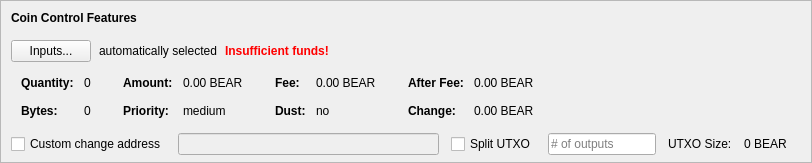
    <widget class="QFrame" name="frameCoinControl">
     <property name="sizePolicy">
      <sizepolicy hsizetype="Expanding" vsizetype="Expanding">
       <horstretch>0</horstretch>
       <verstretch>0</verstretch>
      </sizepolicy>
     </property>
     <property name="maximumSize">
      <size>
       <width>16777215</width>
       <height>16777215</height>
      </size>
     </property>
     <property name="frameShape">
      <enum>QFrame::StyledPanel</enum>
     </property>
     <property name="frameShadow">
      <enum>QFrame::Sunken</enum>
     </property>
     <layout class="QVBoxLayout" name="verticalLayoutCoinControl2">
      <property name="spacing">
       <number>0</number>
      </property>
      <property name="leftMargin">
       <number>0</number>
      </property>
      <property name="topMargin">
       <number>0</number>
      </property>
      <property name="rightMargin">
       <number>0</number>
      </property>
      <property name="bottomMargin">
       <number>6</number>
      </property>
      <item>
       <layout class="QVBoxLayout" name="verticalLayoutCoinControl" stretch="0,0,0,0,1">
        <property name="spacing">
         <number>0</number>
        </property>
        <property name="leftMargin">
         <number>10</number>
        </property>
        <property name="topMargin">
         <number>10</number>
        </property>
        <item>
         <layout class="QHBoxLayout" name="horizontalLayoutCoinControl1">
          <property name="bottomMargin">
           <number>15</number>
          </property>
          <item>
           <widget class="QLabel" name="labelCoinControlFeatures">
            <property name="sizePolicy">
             <sizepolicy hsizetype="Preferred" vsizetype="Maximum">
              <horstretch>0</horstretch>
              <verstretch>0</verstretch>
             </sizepolicy>
            </property>
            <property name="font">
             <font>
              <weight>75</weight>
              <bold>true</bold>
             </font>
            </property>
            <property name="styleSheet">
             <string notr="true">font-weight:bold;</string>
            </property>
            <property name="text">
             <string>Coin Control Features</string>
            </property>
           </widget>
          </item>
         </layout>
        </item>
        <item>
         <layout class="QHBoxLayout" name="horizontalLayoutCoinControl2" stretch="0,0,0,0">
          <property name="spacing">
           <number>8</number>
          </property>
          <property name="bottomMargin">
           <number>10</number>
          </property>
          <item>
           <widget class="QPushButton" name="pushButtonCoinControl">
            <property name="styleSheet">
             <string notr="true"/>
            </property>
            <property name="text">
             <string>Inputs...</string>
            </property>
            <property name="autoDefault">
             <bool>false</bool>
            </property>
           </widget>
          </item>
          <item>
           <widget class="QLabel" name="labelCoinControlAutomaticallySelected">
            <property name="text">
             <string>automatically selected</string>
            </property>
            <property name="margin">
             <number>5</number>
            </property>
           </widget>
          </item>
          <item>
           <widget class="QLabel" name="labelCoinControlInsuffFunds">
            <property name="font">
             <font>
              <weight>75</weight>
              <bold>true</bold>
             </font>
            </property>
            <property name="styleSheet">
             <string notr="true">color:red;font-weight:bold;</string>
            </property>
            <property name="text">
             <string>Insufficient funds!</string>
            </property>
            <property name="margin">
             <number>5</number>
            </property>
           </widget>
          </item>
          <item>
           <spacer name="horizontalSpacerCoinControl">
            <property name="orientation">
             <enum>Qt::Horizontal</enum>
            </property>
            <property name="sizeHint" stdset="0">
             <size>
              <width>40</width>
              <height>1</height>
             </size>
            </property>
           </spacer>
          </item>
         </layout>
        </item>
        <item>
         <widget class="QWidget" name="widgetCoinControl" native="true">
          <property name="sizePolicy">
           <sizepolicy hsizetype="Preferred" vsizetype="Preferred">
            <horstretch>0</horstretch>
            <verstretch>0</verstretch>
           </sizepolicy>
          </property>
          <property name="minimumSize">
           <size>
            <width>0</width>
            <height>0</height>
           </size>
          </property>
          <property name="styleSheet">
           <string notr="true"/>
          </property>
          <layout class="QHBoxLayout" name="horizontalLayoutCoinControl5">
           <property name="leftMargin">
            <number>0</number>
           </property>
           <property name="topMargin">
            <number>0</number>
           </property>
           <property name="rightMargin">
            <number>0</number>
           </property>
           <property name="bottomMargin">
            <number>0</number>
           </property>
           <item>
            <layout class="QHBoxLayout" name="horizontalLayoutCoinControl3" stretch="0,0,0,1">
             <property name="spacing">
              <number>20</number>
             </property>
             <property name="topMargin">
              <number>0</number>
             </property>
             <property name="bottomMargin">
              <number>10</number>
             </property>
             <item>
              <layout class="QFormLayout" name="formLayoutCoinControl1">
               <property name="horizontalSpacing">
                <number>10</number>
               </property>
               <property name="verticalSpacing">
                <number>14</number>
               </property>
               <property name="leftMargin">
                <number>10</number>
               </property>
               <property name="topMargin">
                <number>4</number>
               </property>
               <property name="rightMargin">
                <number>6</number>
               </property>
               <item row="0" column="0">
                <widget class="QLabel" name="labelCoinControlQuantityText">
                 <property name="font">
                  <font>
                   <weight>75</weight>
                   <bold>true</bold>
                  </font>
                 </property>
                 <property name="text">
                  <string>Quantity:</string>
                 </property>
                 <property name="margin">
                  <number>0</number>
                 </property>
                </widget>
               </item>
               <item row="0" column="1">
                <widget class="QLabel" name="labelCoinControlQuantity">
                 <property name="cursor">
                  <cursorShape>IBeamCursor</cursorShape>
                 </property>
                 <property name="contextMenuPolicy">
                  <enum>Qt::ActionsContextMenu</enum>
                 </property>
                 <property name="text">
                  <string notr="true">0</string>
                 </property>
                 <property name="margin">
                  <number>0</number>
                 </property>
                 <property name="textInteractionFlags">
                  <set>Qt::LinksAccessibleByMouse|Qt::TextSelectableByKeyboard|Qt::TextSelectableByMouse</set>
                 </property>
                </widget>
               </item>
               <item row="1" column="0">
                <widget class="QLabel" name="labelCoinControlBytesText">
                 <property name="font">
                  <font>
                   <weight>75</weight>
                   <bold>true</bold>
                  </font>
                 </property>
                 <property name="text">
                  <string>Bytes:</string>
                 </property>
                </widget>
               </item>
               <item row="1" column="1">
                <widget class="QLabel" name="labelCoinControlBytes">
                 <property name="cursor">
                  <cursorShape>IBeamCursor</cursorShape>
                 </property>
                 <property name="contextMenuPolicy">
                  <enum>Qt::ActionsContextMenu</enum>
                 </property>
                 <property name="text">
                  <string notr="true">0</string>
                 </property>
                 <property name="textInteractionFlags">
                  <set>Qt::LinksAccessibleByMouse|Qt::TextSelectableByKeyboard|Qt::TextSelectableByMouse</set>
                 </property>
                </widget>
               </item>
              </layout>
             </item>
             <item>
              <layout class="QFormLayout" name="formLayoutCoinControl2">
               <property name="horizontalSpacing">
                <number>10</number>
               </property>
               <property name="verticalSpacing">
                <number>14</number>
               </property>
               <property name="leftMargin">
                <number>6</number>
               </property>
               <property name="topMargin">
                <number>4</number>
               </property>
               <property name="rightMargin">
                <number>6</number>
               </property>
               <item row="0" column="0">
                <widget class="QLabel" name="labelCoinControlAmountText">
                 <property name="font">
                  <font>
                   <weight>75</weight>
                   <bold>true</bold>
                  </font>
                 </property>
                 <property name="text">
                  <string>Amount:</string>
                 </property>
                 <property name="margin">
                  <number>0</number>
                 </property>
                </widget>
               </item>
               <item row="0" column="1">
                <widget class="QLabel" name="labelCoinControlAmount">
                 <property name="cursor">
                  <cursorShape>IBeamCursor</cursorShape>
                 </property>
                 <property name="contextMenuPolicy">
                  <enum>Qt::ActionsContextMenu</enum>
                 </property>
                 <property name="text">
                  <string notr="true">0.00 BEAR</string>
                 </property>
                 <property name="textInteractionFlags">
                  <set>Qt::LinksAccessibleByMouse|Qt::TextSelectableByKeyboard|Qt::TextSelectableByMouse</set>
                 </property>
                </widget>
               </item>
               <item row="1" column="0">
                <widget class="QLabel" name="labelCoinControlPriorityText">
                 <property name="font">
                  <font>
                   <weight>75</weight>
                   <bold>true</bold>
                  </font>
                 </property>
                 <property name="text">
                  <string>Priority:</string>
                 </property>
                </widget>
               </item>
               <item row="1" column="1">
                <widget class="QLabel" name="labelCoinControlPriority">
                 <property name="cursor">
                  <cursorShape>IBeamCursor</cursorShape>
                 </property>
                 <property name="contextMenuPolicy">
                  <enum>Qt::ActionsContextMenu</enum>
                 </property>
                 <property name="text">
                  <string>medium</string>
                 </property>
                 <property name="textInteractionFlags">
                  <set>Qt::LinksAccessibleByMouse|Qt::TextSelectableByKeyboard|Qt::TextSelectableByMouse</set>
                 </property>
                </widget>
               </item>
              </layout>
             </item>
             <item>
              <layout class="QFormLayout" name="formLayoutCoinControl3">
               <property name="horizontalSpacing">
                <number>10</number>
               </property>
               <property name="verticalSpacing">
                <number>14</number>
               </property>
               <property name="leftMargin">
                <number>6</number>
               </property>
               <property name="topMargin">
                <number>4</number>
               </property>
               <property name="rightMargin">
                <number>6</number>
               </property>
               <item row="0" column="0">
                <widget class="QLabel" name="labelCoinControlFeeText">
                 <property name="font">
                  <font>
                   <weight>75</weight>
                   <bold>true</bold>
                  </font>
                 </property>
                 <property name="text">
                  <string>Fee:</string>
                 </property>
                 <property name="margin">
                  <number>0</number>
                 </property>
                </widget>
               </item>
               <item row="0" column="1">
                <widget class="QLabel" name="labelCoinControlFee">
                 <property name="cursor">
                  <cursorShape>IBeamCursor</cursorShape>
                 </property>
                 <property name="contextMenuPolicy">
                  <enum>Qt::ActionsContextMenu</enum>
                 </property>
                 <property name="text">
                  <string notr="true">0.00 BEAR</string>
                 </property>
                 <property name="textInteractionFlags">
                  <set>Qt::LinksAccessibleByMouse|Qt::TextSelectableByKeyboard|Qt::TextSelectableByMouse</set>
                 </property>
                </widget>
               </item>
               <item row="1" column="0">
                <widget class="QLabel" name="labelCoinControlLowOutputText">
                 <property name="font">
                  <font>
                   <weight>75</weight>
                   <bold>true</bold>
                  </font>
                 </property>
                 <property name="text">
                  <string>Dust:</string>
                 </property>
                </widget>
               </item>
               <item row="1" column="1">
                <widget class="QLabel" name="labelCoinControlLowOutput">
                 <property name="cursor">
                  <cursorShape>IBeamCursor</cursorShape>
                 </property>
                 <property name="contextMenuPolicy">
                  <enum>Qt::ActionsContextMenu</enum>
                 </property>
                 <property name="text">
                  <string>no</string>
                 </property>
                 <property name="textInteractionFlags">
                  <set>Qt::LinksAccessibleByMouse|Qt::TextSelectableByKeyboard|Qt::TextSelectableByMouse</set>
                 </property>
                </widget>
               </item>
              </layout>
             </item>
             <item>
              <layout class="QFormLayout" name="formLayoutCoinControl4">
               <property name="horizontalSpacing">
                <number>10</number>
               </property>
               <property name="verticalSpacing">
                <number>14</number>
               </property>
               <property name="leftMargin">
                <number>6</number>
               </property>
               <property name="topMargin">
                <number>4</number>
               </property>
               <property name="rightMargin">
                <number>6</number>
               </property>
               <item row="0" column="0">
                <widget class="QLabel" name="labelCoinControlAfterFeeText">
                 <property name="font">
                  <font>
                   <weight>75</weight>
                   <bold>true</bold>
                  </font>
                 </property>
                 <property name="text">
                  <string>After Fee:</string>
                 </property>
                 <property name="margin">
                  <number>0</number>
                 </property>
                </widget>
               </item>
               <item row="0" column="1">
                <widget class="QLabel" name="labelCoinControlAfterFee">
                 <property name="cursor">
                  <cursorShape>IBeamCursor</cursorShape>
                 </property>
                 <property name="contextMenuPolicy">
                  <enum>Qt::ActionsContextMenu</enum>
                 </property>
                 <property name="text">
                  <string notr="true">0.00 BEAR</string>
                 </property>
                 <property name="textInteractionFlags">
                  <set>Qt::LinksAccessibleByMouse|Qt::TextSelectableByKeyboard|Qt::TextSelectableByMouse</set>
                 </property>
                </widget>
               </item>
               <item row="1" column="0">
                <widget class="QLabel" name="labelCoinControlChangeText">
                 <property name="font">
                  <font>
                   <weight>75</weight>
                   <bold>true</bold>
                  </font>
                 </property>
                 <property name="text">
                  <string>Change:</string>
                 </property>
                </widget>
               </item>
               <item row="1" column="1">
                <widget class="QLabel" name="labelCoinControlChange">
                 <property name="cursor">
                  <cursorShape>IBeamCursor</cursorShape>
                 </property>
                 <property name="contextMenuPolicy">
                  <enum>Qt::ActionsContextMenu</enum>
                 </property>
                 <property name="text">
                  <string notr="true">0.00 BEAR</string>
                 </property>
                 <property name="textInteractionFlags">
                  <set>Qt::LinksAccessibleByMouse|Qt::TextSelectableByKeyboard|Qt::TextSelectableByMouse</set>
                 </property>
                </widget>
               </item>
              </layout>
             </item>
            </layout>
           </item>
          </layout>
         </widget>
        </item>
        <item>
         <layout class="QHBoxLayout" name="horizontalLayoutCoinControl4" stretch="0,0,0,0,0,0,0">
          <property name="spacing">
           <number>12</number>
          </property>
          <property name="sizeConstraint">
           <enum>QLayout::SetDefaultConstraint</enum>
          </property>
          <property name="topMargin">
           <number>5</number>
          </property>
          <property name="rightMargin">
           <number>5</number>
          </property>
          <item>
           <widget class="QCheckBox" name="checkBoxCoinControlChange">
            <property name="toolTip">
             <string>If this is activated, but the change address is empty or invalid, change will be sent to a newly generated address.</string>
            </property>
            <property name="text">
             <string>Custom change address</string>
            </property>
           </widget>
          </item>
          <item>
           <widget class="QValidatedLineEdit" name="lineEditCoinControlChange">
            <property name="enabled">
             <bool>false</bool>
            </property>
            <property name="sizePolicy">
             <sizepolicy hsizetype="Expanding" vsizetype="Fixed">
              <horstretch>0</horstretch>
              <verstretch>0</verstretch>
             </sizepolicy>
            </property>
           </widget>
          </item>
          <item>
           <widget class="QCheckBox" name="splitBlockCheckBox">
            <property name="text">
             <string>Split UTXO</string>
            </property>
           </widget>
          </item>
          <item>
           <widget class="QLineEdit" name="splitBlockLineEdit">
            <property name="sizePolicy">
             <sizepolicy hsizetype="Fixed" vsizetype="Fixed">
              <horstretch>50</horstretch>
              <verstretch>0</verstretch>
             </sizepolicy>
            </property>
            <property name="placeholderText">
             <string># of outputs</string>
            </property>
           </widget>
          </item>
          <item>
           <widget class="QLabel" name="labelBlockSizeText">
            <property name="text">
             <string>UTXO Size:</string>
            </property>
           </widget>
          </item>
          <item>
           <widget class="QLabel" name="labelBlockSize">
            <property name="text">
             <string>0 BEAR</string>
            </property>
           </widget>
          </item>
          <item>
           <widget class="QLabel" name="labelCoinControlChangeLabel">
            <property name="sizePolicy">
             <sizepolicy hsizetype="Preferred" vsizetype="Expanding">
              <horstretch>0</horstretch>
              <verstretch>0</verstretch>
             </sizepolicy>
            </property>
            <property name="minimumSize">
             <size>
              <width>0</width>
              <height>0</height>
             </size>
            </property>
            <property name="text">
             <string/>
            </property>
            <property name="margin">
             <number>3</number>
            </property>
           </widget>
          </item>
         </layout>
        </item>
        <item>
         <spacer name="verticalSpacerCoinControl">
          <property name="orientation">
           <enum>Qt::Vertical</enum>
          </property>
          <property name="sizeHint" stdset="0">
           <size>
            <width>800</width>
            <height>1</height>
           </size>
          </property>
         </spacer>
        </item>
       </layout>
      </item>
     </layout>
    </widget>
